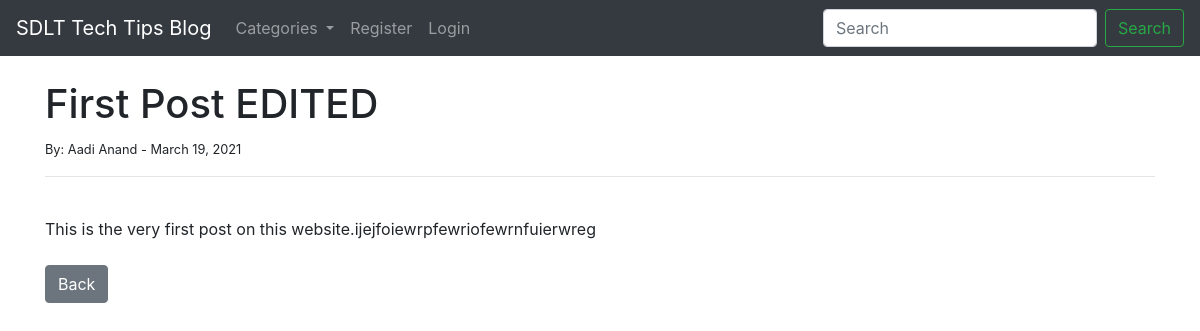
The app's page /article/1 with its own data.
### tipsBlogApp/models.py (models this page shows, shortened)
class Post(models.Model):
  title = models.CharField(max_length=255)
  title_tag = models.CharField(max_length=255)
  author = models.ForeignKey(User, on_delete=models.CASCADE)
  category = models.CharField(max_length=2500, default='general tips')
  post_date = models.DateField(auto_now_add=True)
  body = models.TextField()

### tipsBlogApp/views.py (the view)
# urls.py: path('article/<int:pk>', ArticleDetailView.as_view(), name='article_details'),
class ArticleDetailView(DetailView):
  model = Post
  template_name = 'article_details.html'

### tipsBlogApp/context_processors.py (called while the page is built)
def menuitems(request):
  return {
    'category_menu': Category.objects.all()
  }

### tipsBlogApp/templates/article_details.html (shortened to what this page needs)
{% extends 'base.html' %}
{% block content %}
  <h1>{{ post.title }}</h1>
  <small>
    By: {{ post.author.first_name }} {{ post.author.last_name }} -
    {{ post.post_date }}
  </small><br>
  <hr>
  <br>
  {{ post.body|safe}}
  <br><br>
  <a href="{% url 'home' %}" class="btn btn-secondary">Back</a>
{% endblock %}

### records on screen
Post: title "First Post EDITED", author.first_name "Aadi", author.last_name "Anand", post_date "March 19, 2021", body "This is the very first post on this website.ijejfoiewrpfewriofewrnfuierwreg"
